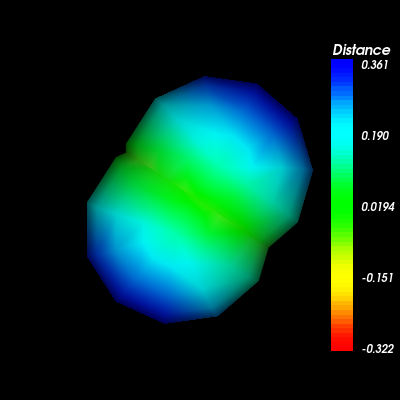

Source code (Python):
#!/usr/bin/env python

# Demonstrate vtkDistancePolyDataFilter by computing signed distances
# between two overlapping spheres and rendering both outputs colored
# by distance with a scalar bar.

# Factory overrides
import vtkmodules.vtkInteractionStyle  # noqa: F401
import vtkmodules.vtkRenderingOpenGL2  # noqa: F401

from vtkmodules.vtkFiltersGeneral import vtkDistancePolyDataFilter
from vtkmodules.vtkFiltersSources import vtkSphereSource
from vtkmodules.vtkRenderingAnnotation import vtkScalarBarActor
from vtkmodules.vtkRenderingCore import (
    vtkActor,
    vtkPolyDataMapper,
    vtkRenderWindow,
    vtkRenderWindowInteractor,
    vtkRenderer,
)

# Create two overlapping spheres
sphere_0 = vtkSphereSource()
sphere_0.SetPhiResolution(11)
sphere_0.SetThetaResolution(11)
sphere_0.SetCenter(0.0, 0.0, 0.0)

sphere_1 = vtkSphereSource()
sphere_1.SetPhiResolution(11)
sphere_1.SetThetaResolution(11)
sphere_1.SetCenter(0.2, 0.3, 0.0)

# Compute distance
distance_filter = vtkDistancePolyDataFilter()
distance_filter.SetInputConnection(0, sphere_0.GetOutputPort())
distance_filter.SetInputConnection(1, sphere_1.GetOutputPort())
distance_filter.Update()

# First output: distance on sphere 0
scalar_range_0 = distance_filter.GetOutput().GetPointData().GetScalars().GetRange()

mapper_0 = vtkPolyDataMapper()
mapper_0.SetInputConnection(distance_filter.GetOutputPort())
mapper_0.SetScalarRange(scalar_range_0[0], scalar_range_0[1])

actor_0 = vtkActor()
actor_0.SetMapper(mapper_0)

# Second output: distance on sphere 1
scalar_range_1 = distance_filter.GetSecondDistanceOutput().GetPointData().GetScalars().GetRange()

mapper_1 = vtkPolyDataMapper()
mapper_1.SetInputConnection(distance_filter.GetOutputPort(1))
mapper_1.SetScalarRange(scalar_range_1[0], scalar_range_1[1])

actor_1 = vtkActor()
actor_1.SetMapper(mapper_1)

# Scalar bar
scalar_bar = vtkScalarBarActor()
scalar_bar.SetLookupTable(mapper_0.GetLookupTable())
scalar_bar.SetTitle("Distance")
scalar_bar.SetNumberOfLabels(5)
scalar_bar.SetTextPad(4)

# Renderer
renderer = vtkRenderer()
renderer.AddActor(actor_0)
renderer.AddActor(actor_1)
renderer.AddViewProp(scalar_bar)

# Window
render_window = vtkRenderWindow()
render_window.AddRenderer(renderer)
render_window.SetSize(400, 400)
render_window.SetWindowName("distance polydata")

# Interactor
interactor = vtkRenderWindowInteractor()
interactor.SetRenderWindow(render_window)

interactor.Initialize()
interactor.Start()
